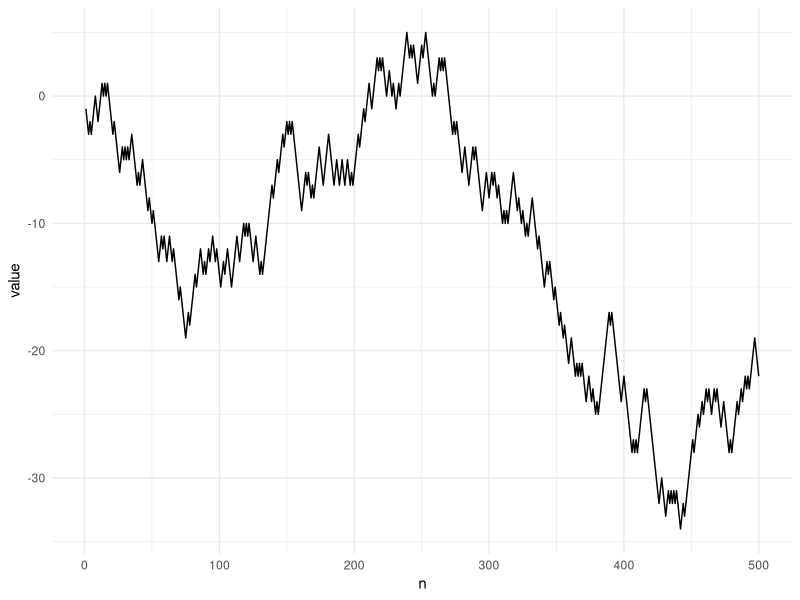
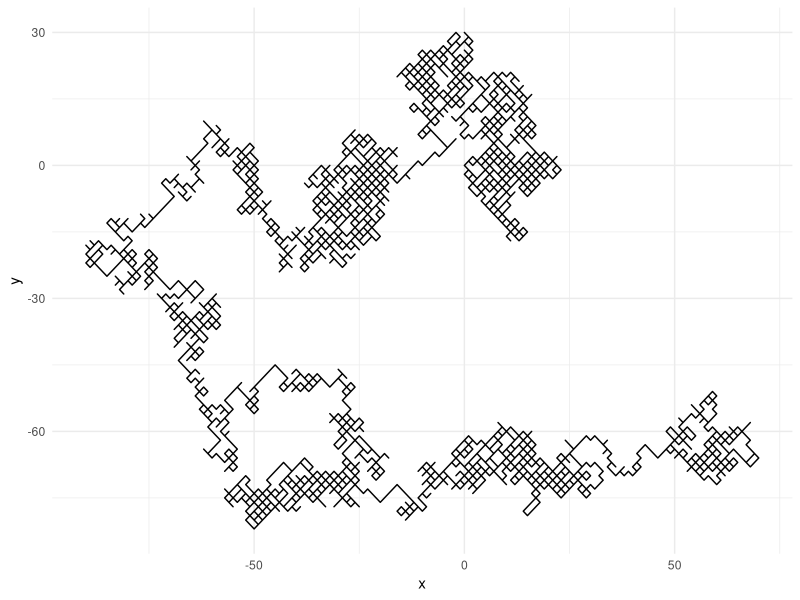

These figures' R source, in order:
## ---- chunk 1
knitr::opts_chunk$set(echo = TRUE)
## ---- chunk 2
require(ggplot2)

set.seed(123) # for reproducibility
n = 500 # length of random walk

rand.walk = data.frame(
  value = cumsum(sample(c(-1,1), size=n, replace=TRUE)),
  n = 1:n
)

ggplot(rand.walk, aes(x=n, y=value)) + geom_line() + theme_minimal()
## ---- chunk 3
n = 5000

d2.rand.walk = data.frame(
  x = cumsum(sample(c(-1,1), size=n, replace=TRUE)),
  y = cumsum(sample(c(-1,1), size=n, replace=TRUE))
)


ggplot(d2.rand.walk, aes(x=x, y=y)) + geom_path() + theme_minimal()
  
